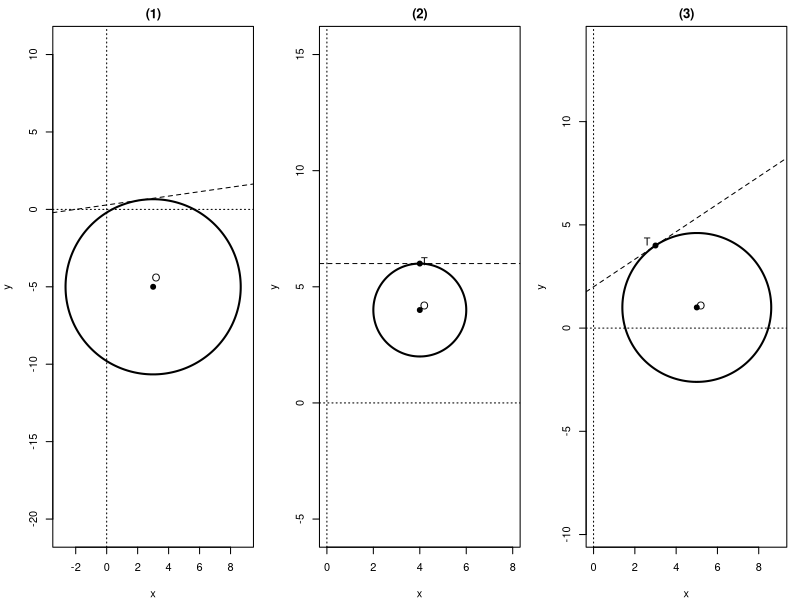
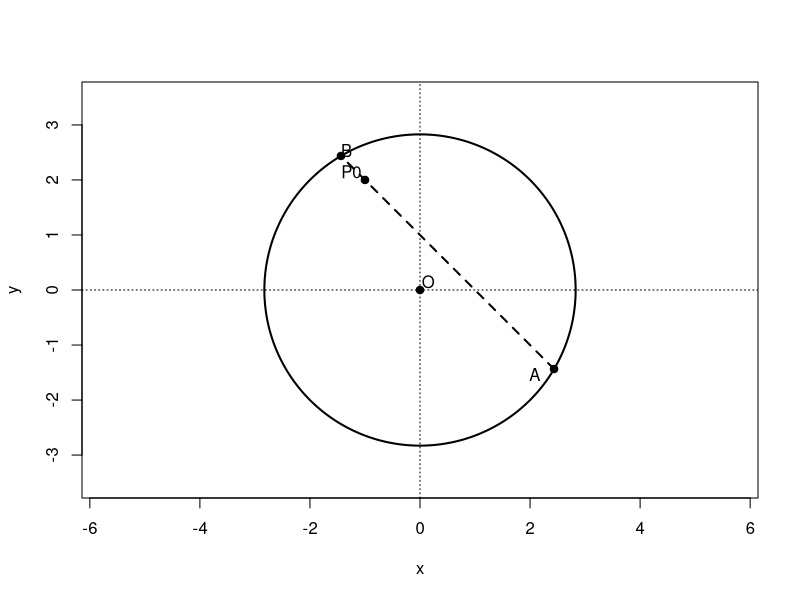
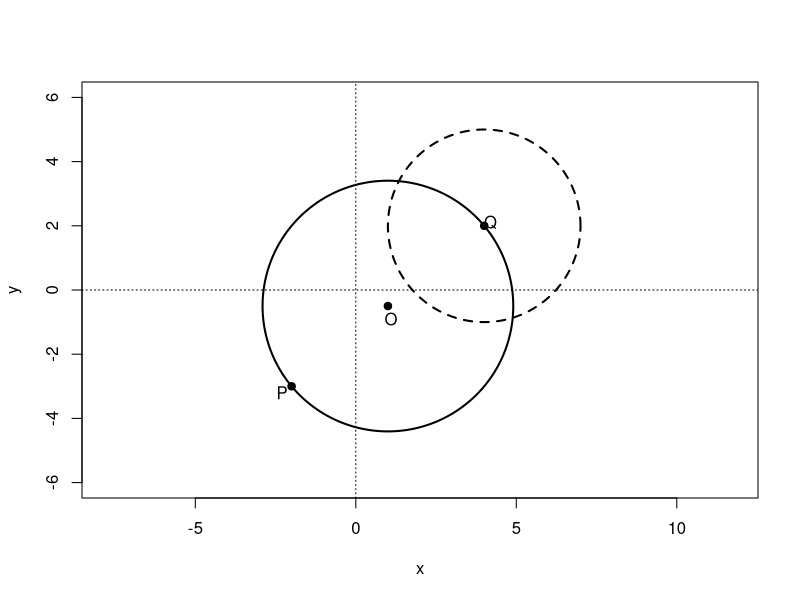

The R source for these figures, in order:
setwd("C:/Users/18904/Github/senior-mathematics/codes")
if(!dir.exists("../figures"))dir.create("../figures")
circ=function(cx,cy,r,lty=1,lwd=2){th=seq(0,2*pi,length=300);lines(cx+r*cos(th),cy+r*sin(th),lty=lty,lwd=lwd)}

# week64-1: three circles tangent to a line, 1x3
# (1) center (3,-5), r=dist to x-7y+2=0 = 40/sqrt(50)=5.657
# (2) center on y=x, r=2, tangent y=6 -> center (4,4)
# (3) r=sqrt(13), tangent 2x-3y+6=0 at (3,4) -> center (5,1)
draw1=function(){
  par(mfrow=c(1,3),mar=c(4,4,2,1))
  plot(0,0,type="n",xlim=c(-3,9),ylim=c(-11,1),asp=1,xlab="x",ylab="y",main="(1)")
  abline(h=0,v=0,lty=3)
  circ(3,-5,40/sqrt(50))
  abline(a=2/7,b=1/7,lty=2)              # line x-7y+2=0
  points(3,-5,pch=19);text(3.2,-4.4,"O")
  plot(0,0,type="n",xlim=c(0,8),ylim=c(2,8),asp=1,xlab="x",ylab="y",main="(2)")
  abline(h=0,v=0,lty=3)
  circ(4,4,2)
  abline(h=6,lty=2)                       # y=6
  points(4,4,pch=19);text(4.2,4.2,"O")
  points(4,6,pch=19);text(4.2,6.1,"T")
  plot(0,0,type="n",xlim=c(0,9),ylim=c(-3,7),asp=1,xlab="x",ylab="y",main="(3)")
  abline(h=0,v=0,lty=3)
  circ(5,1,sqrt(13))
  abline(a=2,b=2/3,lty=2)               # 2x-3y+6=0 -> y=2x/3+2
  points(5,1,pch=19);text(5.2,1.1,"O")
  points(3,4,pch=19);text(2.6,4.2,"T")
}

# week64-2: circle x^2+y^2=8, interior point P0(-1,2), chord AB through P0
draw2=function(){
  plot(0,0,type="n",xlim=c(-3.5,3.5),ylim=c(-3.5,3.5),asp=1,xlab="x",ylab="y")
  abline(h=0,v=0,lty=3)
  circ(0,0,sqrt(8))
  points(0,0,pch=19);text(0.15,0.15,"O")
  points(-1,2,pch=19);text(-1.25,2.15,"P0")
  # chord through P0 with inclination 135 deg (slope -1): endpoints on circle
  A=c(2.436,-1.436);B=c(-1.436,2.436)
  lines(c(A[1],B[1]),c(A[2],B[2]),lwd=2,lty=2)
  points(A[1],A[2],pch=19);points(B[1],B[2],pch=19)
  text(A[1]-0.35,A[2]-0.1,"A");text(B[1]+0.1,B[2]+0.1,"B")
}

# week64-3: P(-2,-3), Q(4,2); circle on PQ diameter center(1,-0.5) r=sqrt(61)/2;
# circle Q: (x-4)^2+(y-2)^2=9
draw3=function(){
  plot(0,0,type="n",xlim=c(-5,9),ylim=c(-6,6),asp=1,xlab="x",ylab="y")
  abline(h=0,v=0,lty=3)
  circ(1,-0.5,sqrt(61)/2)
  circ(4,2,3,lty=2)
  points(-2,-3,pch=19);points(4,2,pch=19)
  text(-2.3,-3.2,"P");text(4.2,2.1,"Q")
  points(1,-0.5,pch=19);text(1.1,-0.9,"O")
}

cairo_pdf("../figures/week64-1.pdf",width=12,height=4,family="SimSun");draw1();dev.off()
svglite::svglite("../figures/week64-1.svg",width=12,height=4);draw1();dev.off()
cairo_pdf("../figures/week64-2.pdf",width=4,height=4,family="SimSun");draw2();dev.off()
svglite::svglite("../figures/week64-2.svg",width=4,height=4);draw2();dev.off()
cairo_pdf("../figures/week64-3.pdf",width=4,height=4,family="SimSun");draw3();dev.off()
svglite::svglite("../figures/week64-3.svg",width=4,height=4);draw3();dev.off()
